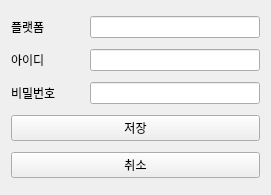
<?xml version="1.0" encoding="UTF-8"?>
<ui version="4.0">
 <class>Form</class>
 <widget class="QWidget" name="Form">
  <property name="geometry">
   <rect>
    <x>0</x>
    <y>0</y>
    <width>271</width>
    <height>195</height>
   </rect>
  </property>
  <property name="windowTitle">
   <string>Form</string>
  </property>
  <layout class="QVBoxLayout" name="verticalLayout">
   <item>
    <layout class="QHBoxLayout" name="platformLayout">
     <item>
      <widget class="QLabel" name="label">
       <property name="sizePolicy">
        <sizepolicy hsizetype="Preferred" vsizetype="Preferred">
         <horstretch>0</horstretch>
         <verstretch>0</verstretch>
        </sizepolicy>
       </property>
       <property name="minimumSize">
        <size>
         <width>10</width>
         <height>0</height>
        </size>
       </property>
       <property name="text">
        <string>플랫폼</string>
       </property>
      </widget>
     </item>
     <item>
      <widget class="QLineEdit" name="lineEdit_platform">
       <property name="sizePolicy">
        <sizepolicy hsizetype="Minimum" vsizetype="Fixed">
         <horstretch>0</horstretch>
         <verstretch>0</verstretch>
        </sizepolicy>
       </property>
       <property name="minimumSize">
        <size>
         <width>170</width>
         <height>0</height>
        </size>
       </property>
       <property name="frame">
        <bool>true</bool>
       </property>
      </widget>
     </item>
    </layout>
   </item>
   <item>
    <layout class="QHBoxLayout" name="idLayout">
     <item>
      <widget class="QLabel" name="label_3">
       <property name="sizePolicy">
        <sizepolicy hsizetype="Preferred" vsizetype="Preferred">
         <horstretch>0</horstretch>
         <verstretch>0</verstretch>
        </sizepolicy>
       </property>
       <property name="minimumSize">
        <size>
         <width>10</width>
         <height>0</height>
        </size>
       </property>
       <property name="text">
        <string>아이디</string>
       </property>
      </widget>
     </item>
     <item>
      <widget class="QLineEdit" name="lineEdit_id">
       <property name="sizePolicy">
        <sizepolicy hsizetype="Fixed" vsizetype="Fixed">
         <horstretch>0</horstretch>
         <verstretch>0</verstretch>
        </sizepolicy>
       </property>
       <property name="minimumSize">
        <size>
         <width>170</width>
         <height>0</height>
        </size>
       </property>
       <property name="alignment">
        <set>Qt::AlignLeading|Qt::AlignLeft|Qt::AlignVCenter</set>
       </property>
      </widget>
     </item>
    </layout>
   </item>
   <item>
    <layout class="QHBoxLayout" name="passwordLayout">
     <item>
      <widget class="QLabel" name="label_2">
       <property name="sizePolicy">
        <sizepolicy hsizetype="Preferred" vsizetype="Preferred">
         <horstretch>0</horstretch>
         <verstretch>0</verstretch>
        </sizepolicy>
       </property>
       <property name="minimumSize">
        <size>
         <width>10</width>
         <height>0</height>
        </size>
       </property>
       <property name="text">
        <string>비밀번호</string>
       </property>
      </widget>
     </item>
     <item>
      <widget class="QLineEdit" name="lineEdit_password">
       <property name="sizePolicy">
        <sizepolicy hsizetype="Fixed" vsizetype="Fixed">
         <horstretch>0</horstretch>
         <verstretch>0</verstretch>
        </sizepolicy>
       </property>
       <property name="minimumSize">
        <size>
         <width>170</width>
         <height>0</height>
        </size>
       </property>
       <property name="alignment">
        <set>Qt::AlignLeading|Qt::AlignLeft|Qt::AlignVCenter</set>
       </property>
      </widget>
     </item>
    </layout>
   </item>
   <item>
    <widget class="QPushButton" name="saveButton">
     <property name="text">
      <string>저장</string>
     </property>
    </widget>
   </item>
   <item>
    <widget class="QPushButton" name="cancelButton">
     <property name="text">
      <string>취소</string>
     </property>
    </widget>
   </item>
  </layout>
 </widget>
 <resources/>
 <connections/>
</ui>
